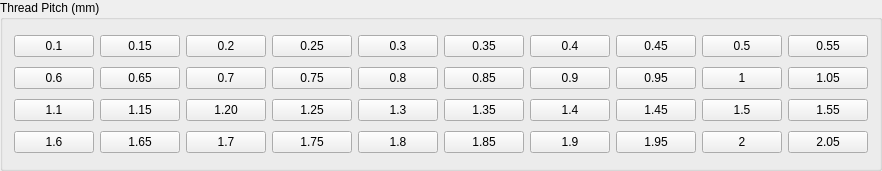
       <widget class="QGroupBox" name="MetricMeasurements_2">
        <property name="geometry">
         <rect>
          <x>20</x>
          <y>220</y>
          <width>431</width>
          <height>171</height>
         </rect>
        </property>
        <property name="title">
         <string>Thread Pitch (mm)</string>
        </property>
        <layout class="QGridLayout" name="gridLayout_7">
         <item row="0" column="7">
          <widget class="QPushButton" name="pushButton_50">
           <property name="text">
            <string>0.45</string>
           </property>
          </widget>
         </item>
         <item row="3" column="9">
          <widget class="QPushButton" name="pushButton_93">
           <property name="text">
            <string>2.05</string>
           </property>
          </widget>
         </item>
         <item row="3" column="6">
          <widget class="QPushButton" name="pushButton_95">
           <property name="text">
            <string>1.9</string>
           </property>
           <property name="checkable">
            <bool>true</bool>
           </property>
          </widget>
         </item>
         <item row="2" column="3">
          <widget class="QPushButton" name="pushButton_84">
           <property name="text">
            <string>1.25</string>
           </property>
          </widget>
         </item>
         <item row="1" column="2">
          <widget class="QPushButton" name="pushButton_78">
           <property name="text">
            <string>0.7</string>
           </property>
          </widget>
         </item>
         <item row="0" column="6">
          <widget class="QPushButton" name="pushButton_53">
           <property name="text">
            <string>0.4</string>
           </property>
           <property name="checkable">
            <bool>true</bool>
           </property>
          </widget>
         </item>
         <item row="3" column="2">
          <widget class="QPushButton" name="pushButton_96">
           <property name="text">
            <string>1.7</string>
           </property>
          </widget>
         </item>
         <item row="2" column="1">
          <widget class="QPushButton" name="pushButton_87">
           <property name="text">
            <string>1.15</string>
           </property>
           <property name="checkable">
            <bool>true</bool>
           </property>
          </widget>
         </item>
         <item row="0" column="8">
          <widget class="QPushButton" name="pushButton_48">
           <property name="text">
            <string>0.5</string>
           </property>
          </widget>
         </item>
         <item row="0" column="4">
          <widget class="QPushButton" name="pushButton_55">
           <property name="text">
            <string>0.3</string>
           </property>
          </widget>
         </item>
         <item row="1" column="0">
          <widget class="QPushButton" name="pushButton_79">
           <property name="text">
            <string>0.6</string>
           </property>
          </widget>
         </item>
         <item row="3" column="1">
          <widget class="QPushButton" name="pushButton_94">
           <property name="text">
            <string>1.65</string>
           </property>
           <property name="checkable">
            <bool>true</bool>
           </property>
          </widget>
         </item>
         <item row="2" column="9">
          <widget class="QPushButton" name="pushButton_90">
           <property name="text">
            <string>1.55</string>
           </property>
          </widget>
         </item>
         <item row="0" column="0">
          <widget class="QPushButton" name="pushButton_56">
           <property name="text">
            <string>0.1</string>
           </property>
          </widget>
         </item>
         <item row="3" column="4">
          <widget class="QPushButton" name="pushButton_99">
           <property name="text">
            <string>1.8</string>
           </property>
          </widget>
         </item>
         <item row="2" column="8">
          <widget class="QPushButton" name="pushButton_88">
           <property name="text">
            <string>1.5</string>
           </property>
          </widget>
         </item>
         <item row="0" column="1">
          <widget class="QPushButton" name="pushButton_52">
           <property name="text">
            <string>0.15</string>
           </property>
           <property name="checkable">
            <bool>true</bool>
           </property>
          </widget>
         </item>
         <item row="0" column="2">
          <widget class="QPushButton" name="pushButton_54">
           <property name="text">
            <string>0.2</string>
           </property>
          </widget>
         </item>
         <item row="1" column="8">
          <widget class="QPushButton" name="pushButton_74">
           <property name="text">
            <string>1</string>
           </property>
          </widget>
         </item>
         <item row="1" column="4">
          <widget class="QPushButton" name="pushButton_75">
           <property name="text">
            <string>0.8</string>
           </property>
          </widget>
         </item>
         <item row="3" column="5">
          <widget class="QPushButton" name="pushButton_98">
           <property name="text">
            <string>1.85</string>
           </property>
          </widget>
         </item>
         <item row="3" column="0">
          <widget class="QPushButton" name="pushButton_97">
           <property name="text">
            <string>1.6</string>
           </property>
          </widget>
         </item>
         <item row="2" column="6">
          <widget class="QPushButton" name="pushButton_85">
           <property name="text">
            <string>1.4</string>
           </property>
           <property name="checkable">
            <bool>true</bool>
           </property>
          </widget>
         </item>
         <item row="3" column="3">
          <widget class="QPushButton" name="pushButton_100">
           <property name="text">
            <string>1.75</string>
           </property>
          </widget>
         </item>
         <item row="0" column="3">
          <widget class="QPushButton" name="pushButton_57">
           <property name="text">
            <string>0.25</string>
           </property>
          </widget>
         </item>
         <item row="2" column="2">
          <widget class="QPushButton" name="pushButton_92">
           <property name="text">
            <string>1.20</string>
           </property>
          </widget>
         </item>
         <item row="1" column="3">
          <widget class="QPushButton" name="pushButton_77">
           <property name="text">
            <string>0.75</string>
           </property>
          </widget>
         </item>
         <item row="1" column="7">
          <widget class="QPushButton" name="pushButton_81">
           <property name="text">
            <string>0.95</string>
           </property>
          </widget>
         </item>
         <item row="3" column="8">
          <widget class="QPushButton" name="pushButton_102">
           <property name="text">
            <string>2</string>
           </property>
          </widget>
         </item>
         <item row="2" column="5">
          <widget class="QPushButton" name="pushButton_86">
           <property name="text">
            <string>1.35</string>
           </property>
          </widget>
         </item>
         <item row="2" column="4">
          <widget class="QPushButton" name="pushButton_83">
           <property name="text">
            <string>1.3</string>
           </property>
          </widget>
         </item>
         <item row="2" column="7">
          <widget class="QPushButton" name="pushButton_91">
           <property name="text">
            <string>1.45</string>
           </property>
          </widget>
         </item>
         <item row="1" column="5">
          <widget class="QPushButton" name="pushButton_80">
           <property name="text">
            <string>0.85</string>
           </property>
          </widget>
         </item>
         <item row="1" column="9">
          <widget class="QPushButton" name="pushButton_73">
           <property name="text">
            <string>1.05</string>
           </property>
          </widget>
         </item>
         <item row="0" column="9">
          <widget class="QPushButton" name="pushButton_49">
           <property name="text">
            <string>0.55</string>
           </property>
          </widget>
         </item>
         <item row="1" column="1">
          <widget class="QPushButton" name="pushButton_76">
           <property name="text">
            <string>0.65</string>
           </property>
           <property name="checkable">
            <bool>true</bool>
           </property>
          </widget>
         </item>
         <item row="1" column="6">
          <widget class="QPushButton" name="pushButton_82">
           <property name="text">
            <string>0.9</string>
           </property>
           <property name="checkable">
            <bool>true</bool>
           </property>
          </widget>
         </item>
         <item row="0" column="5">
          <widget class="QPushButton" name="pushButton_51">
           <property name="text">
            <string>0.35</string>
           </property>
          </widget>
         </item>
         <item row="2" column="0">
          <widget class="QPushButton" name="pushButton_89">
           <property name="text">
            <string>1.1</string>
           </property>
          </widget>
         </item>
         <item row="3" column="7">
          <widget class="QPushButton" name="pushButton_101">
           <property name="text">
            <string>1.95</string>
           </property>
          </widget>
         </item>
        </layout>
       </widget>
